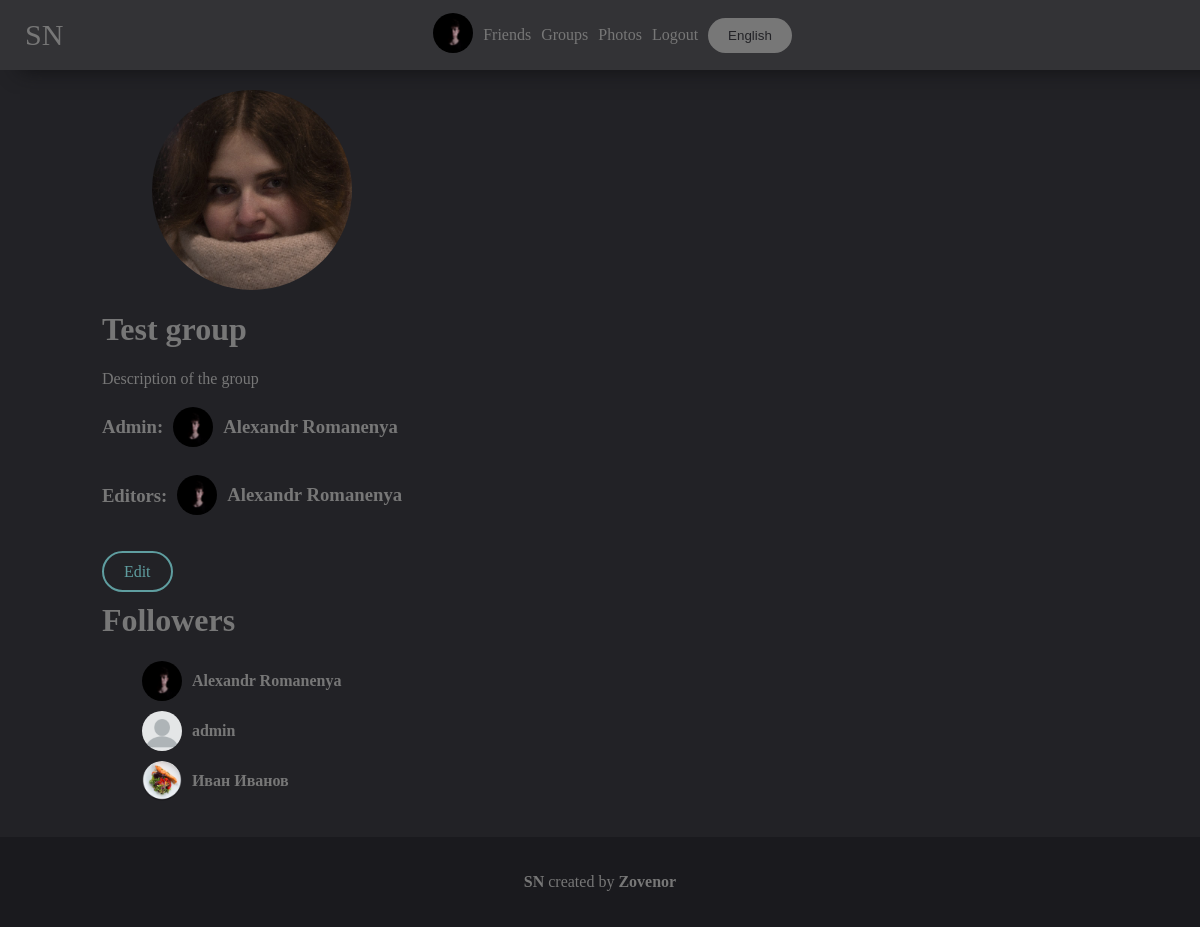
Before: /test_group (signed in) with the older database file.
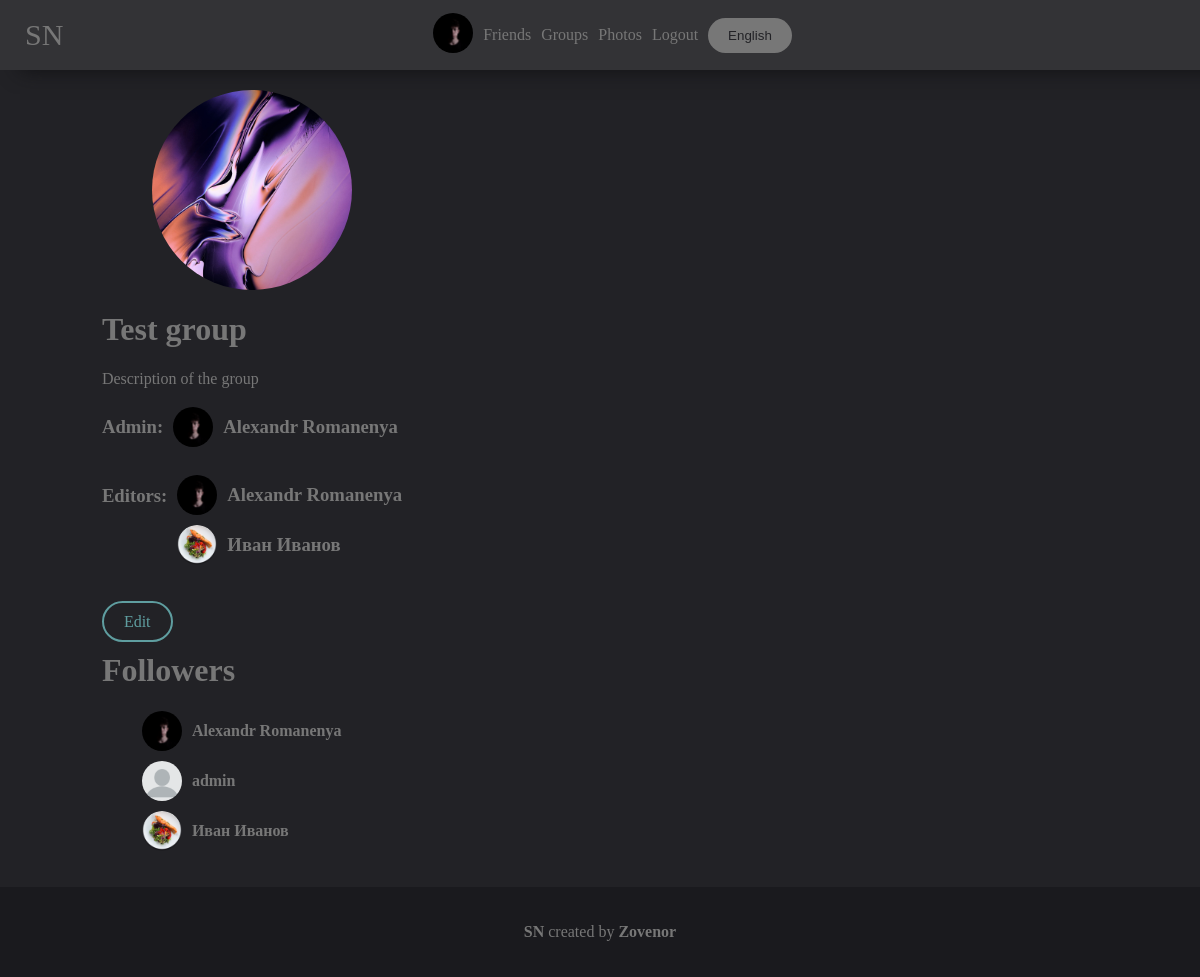
After: the same page with the newer database file.
### mainpage/models.py (models this page shows, shortened)
class Group(models.Model):
    followers = models.ManyToManyField(UserDetail, related_name="followers", null=True, blank=True)
    name = models.CharField(max_length=250)
    description = models.TextField(null=True, blank=True)
    groupname = models.CharField(max_length=100, unique=True)
    photo = models.ForeignKey(Photo, on_delete=models.SET_NULL, null=True, blank=True)
    admin = models.ForeignKey(UserDetail, on_delete=models.SET_NULL, null=True, blank=True)
    editors = models.ManyToManyField(UserDetail, related_name="editors", null=True, blank=True)
    def get_photo(self):
        if self.photo:
            return self.photo
        else:
            return settings.STATIC_URL + "/mainpage/img/group.jpg"

class Photo(models.Model):
    photo = models.ImageField(upload_to='photos')
    date = models.DateTimeField(auto_now=True)
    user = models.ForeignKey(User, on_delete=models.SET_NULL, null=True)
    permissions = models.CharField(max_length=10, default="public")
    def __str__(self):
        return self.photo.url

class UserDetail(models.Model):
    user = models.ForeignKey(User, on_delete=models.CASCADE)
    age = models.DateField(null=True, blank=True)
    photo = models.ForeignKey(Photo, on_delete=models.SET_NULL, null=True, blank=True)
    permissions = models.CharField(max_length=10, default="public")
    country = models.CharField(max_length=100, null=True, blank=True)
    city = models.CharField(max_length=100, null=True, blank=True)
    sex = models.CharField(max_length=10, choices=(('male', 'male'), ('female', 'female'), ('None', 'None')),
                           default=('None', 'None'))
    def get_photo(self):
        if self.photo:
            return self.photo
        else:
            return settings.STATIC_URL + "/mainpage/img/user.png"

### mainpage/views.py (the view, shortened to what this page needs)
# urls.py: path('<str:name>', views.AccountView.as_view()),
class AccountView(View):
    def get(self, request, name):
        return AccountIDView.get(self, request, name=name)

### mainpage/views.py (called while the page is built)
def base(func):
    def wrapper(self, request, content={}, *args, **kwargs):
        if request.user.is_authenticated:
            content.update({'your_user': UserDetail.objects.get(user=request.user)})
        return func(self, request, content=content, **kwargs)
    return wrapper

def get_wordlist(request):
    langs_list = {
        'en': langs.EN,
        'ru': langs.RU,
    }
    if 'lang' in request.COOKIES:
        lang = request.COOKIES['lang']
        try:
            return langs_list[lang]
        except:
            return langs_list['en']
    else:
        return langs_list['en']

### mainpage/templates/mainpage/group.html (shortened to what the changed rows need)
{% extends 'mainpage/base.html' %}
{% load static %}
{% block content %}
    <link rel="stylesheet" href="{% static 'mainpage/group.css' %}">
    <div class="group">
    {% if edit == True %}
        <form method="POST" enctype="multipart/form-data">
            {% csrf_token %}
            <div style="background-image: url('{{ group.get_photo }}')" class="group_photo"></div>
            <p><input name="photo" accept="image/*,image/jpeg" type="file"></p>
            <a href="?choose_photo=True" class="button">Choose a photo</a>
            <a href="?rm_photo=True" class="button">Remove the photo</a>
            <p><input name="name" value="{{ group.name }}"></p>
            <textarea name="description">{{ group.description }}</textarea>
            <h3 style="display: flex; align-items: center;">
                <span>{{ list.admin }}:</span>
                <select name="admin">
                    {% for el in editors %}
                        <option {% if el == group.admin %}selected{% endif %}
                                value="{{ el.user.username }}">{{ el.user.first_name }} {{ el.user.last_name }}
                            ({{ el.user }})
                        </option>
                    {% endfor %}
                </select>
            </h3>
            <h3 style="display: flex; align-items: center;">
                <span>{{ list.editors }} ({{ list.del_editor }}):</span>
                <select name="editors" multiple>
                    {% for el in editors %}
                        <option value="{{ el.user.username }}">{{ el.user.first_name }} {{ el.user.last_name }} ({{ el.user }})</option>
                    {% endfor %}
                </select>
            </h3>
            <h3 style="display: flex; align-items: center;">
                <span>{{ list.editors }} ({{ list.add_editor }}):</span>
                <select name="add_editors" multiple>
                    {% for el in add_editors %}
                        <option value="{{ el.user.username }}">{{ el.user.first_name }} {{ el.user.last_name }} ({{ el.user }})</option>
                    {% endfor %}
                </select>
            </h3>
            <input class="button" value="{{ list.save }}" type="submit">
        </form>
    {% elif choose_photo == True %}
        <div class="photos">
            {% for el in photos %}
                <a href="?choose_photo_by_id={{ el.id }}"><div style="background-image: url('{{ el }}')" class="photo"></div></a>
            {% endfor %}
        </div>
    {% else %}
        <div style="background-image: url('{{ group.get_photo }}')" class="group_photo"></div>
        <div class="info">
        <h1 class="name_of_group">{{ group.name }}</h1>
        <p class="description">{{ group.description }}</p>
        <h3 style="display: flex; align-items: center;">
            <span>{{ list.admin }}:</span>
            <a class="admin" href="/{{ group.admin.user.username }}">
                <div style="background-image: url('{{ group.admin.get_photo }}')" class="admin_img"></div>
                <b class="admin_name">{{ group.admin.user.first_name }} {{ group.admin.user.last_name }}</b>
            </a>
        </h3>
        <h3 style="display: flex;">
            <span style="margin-top: 20px">{{ list.editors }}:</span>
            <ul class="editors">
                {% for el in editors %}
                    <li>
                        <a class="editor" href="/{{ el.user.username }}">
                            <div style="background-image: url('{{ el.get_photo }}')" class="admin_img"></div>
                            <b class="admin_name">{{ el.user.first_name }} {{ el.user.last_name }}</b>
                        </a>
                    </li>
                {% endfor %}
            </ul>
        </h3>
        {% if group.admin.user == request.user %}
            <a class="button edit" href="?edit=True">{{ list.edit }}</a>
        {% endif %}
        <h1>{{ list.followers }}</h1>
        <section class="followers">
            <ul>
                {% for el in followers %}
                    <li><a class="fol" href="/{{ el.user.username }}">
                        <div style="background-image: url('{{ el.get_photo }}')" class="fol_img"></div>
                        <b class="group_name">{{ el.user.first_name }} {{ el.user.last_name }}</b></a></li>
                {% endfor %}
            </ul>
        </section>
        </div>
    {% endif %}
    </div>
{% endblock %}

### mainpage/templates/mainpage/base.html (shortened to what this page needs)
<!doctype html>
{% load static %}
<html lang="en">
<head>
    <link rel="stylesheet" href="{% static "mainpage/base.css" %}">
</head>
<body>
<header>
    <a class="NAME" href="/">{{ list.NAME }}</a>
    {% if user.is_authenticated %}
        <a href="/account"><img width="40px" style="border-radius: 999px" src="{{ your_user.get_photo }}"></a>
        <a href="/friends">{{ list.Friends }}</a>
        <a href="/groups">{{ list.groups }}</a>
        <a href="/photos">{{ list.photos }}</a>
        <a href="/logout?url={{ request.path }}">{{ list.LogOut }}</a>
    {% endif %}
    <button style="margin-left: 5px" class="button choose_lang" onclick="choose_lang()">{{ list.choose_lang }}</button>
</header>
<main>
    {% block content %}
{% endblock %}
</main>
<footer>
    <p><a href="https://github.com/zovenor/social_network"><b>{{ list.NAME }}</b></a> {{ list.created_by }} <a href="https://github.com/zovenor"><b>Zovenor</b></a></p>
</footer>
</body>
</html>

Changed rows visible on the page:
changed Group "Test group": get_photo: a different picture
now on one of the page's lists (row unchanged): UserDetail: user.first_name "Иван", user.last_name "Иванов"
